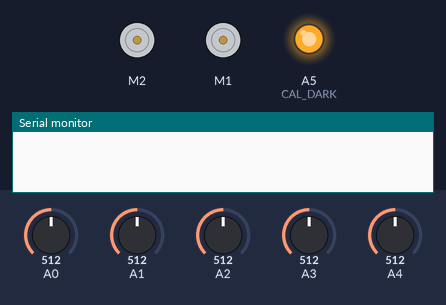
The sketch below on a simulated Arduino Uno, built with avr-gcc and run on an emulated ATmega328P. Shown: 2 × DC motor (green arrow = forward, orange = backward, longer = faster), output pins drawn as LEDs (lit = HIGH), the last lines printed to the serial monitor. Inputs (shaded band) come from the test bench; at power-on: A0 = 512, A1 = 512, A2 = 512, A3 = 512, A4 = 512.

Above: at 0.1 s.
At 3.1 s:
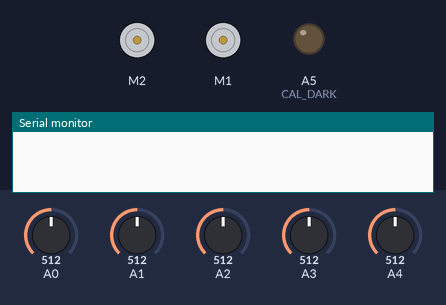
At 9.1 s:
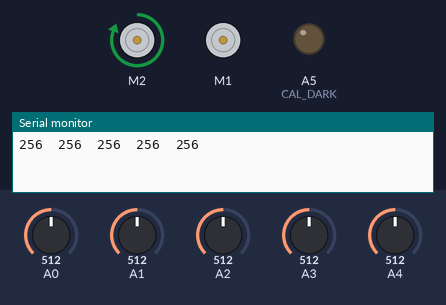
Timing chart, 0 to 10.6 s (numbered marks = the images above):
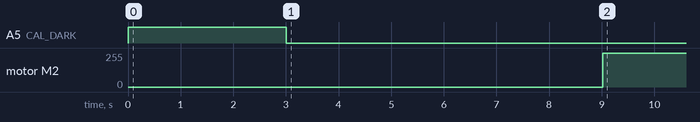

The sketch:

linefollower.ino
```cpp
#include <AFMotor.h>

AF_DCMotor leftMotor(1);
AF_DCMotor rightMotor(2);

#define M1_MAX_SPEED 255
#define M2_MAX_SPEED 255
#define M1_DEFAULT_SPEED 125
#define M2_DEFAULT_SPEED 125

#define NUM_SENSORS 5
#define BUFFER_LEN 3
#define CAL_DARK A5
#define CAL_LIGHT A5
#define D_RANGE 20
#define P_SCALE 100


unsigned buffer[NUM_SENSORS];
unsigned current[NUM_SENSORS];
unsigned last[NUM_SENSORS];
unsigned base_dark[NUM_SENSORS];
unsigned base_light[NUM_SENSORS];
int error, deriv, last_err;
long integ;
char i_buffer;
float kp = 0.17;
float kd = 1.1;
float ki = 0.05;
long time, terr = 0;
char run = 20;
int tmax = 10000;


void calibrate()
{
  digitalWrite(CAL_LIGHT, HIGH);
  delay(3000);
  bool detected;
  while (!read_sensors(0, detected));
  for (unsigned i = 0; i < NUM_SENSORS; ++i)
  {
    base_light[i] = current[i];
  }

  digitalWrite(CAL_DARK, LOW);
  delay(3000);
  while (!read_sensors(0, detected));
  for (unsigned i = 0; i < NUM_SENSORS; ++i)
  {
    base_dark[i] = current[i];
  }
}

int map(int v, int s1, int s2, int d1, int d2)
{
  float ratio = float(d2 - d1) / float(s2 - s1);
  v = int((s2 - v) * ratio) + d1;
  if (v < d1) v = d1;
  if (v > d2) v = d2;
  return v;
}

bool read_sensors(bool adj, bool& detected)
{
  bool new_read = !(i_buffer < 8);
  unsigned long avg = 0;
  unsigned sum = 0;
  if (new_read) detected = 0;
  for (unsigned i = 0; i < NUM_SENSORS; ++i)
  {
    if (new_read)
    {
      i_buffer = 0;
      last[i] = current[i];
      current[i] = (buffer[i] >> 4);
      if (adj)
      {
        current[i] = map(current[i], base_dark[i], base_light[i], 0, D_RANGE);
      }
      if (current[i] > D_RANGE / 4) detected = 1;
      sum += current[i];
      avg += long(current[i]) * (i * P_SCALE);
      buffer[i] = 0;
    }
    buffer[i] += analogRead(i);
  }
  if (detected)
  {
    last_err = error;
    error = (avg / sum) - ((NUM_SENSORS - 1) * P_SCALE) / 2;
    integ += error;
    terr += abs(error);
  }
  else integ = 0;

  ++i_buffer;
  return new_read;
}

void setup() {

  // put your setup code here, to run once:
  Serial.begin(9600);
  pinMode(A5, OUTPUT);
  set_motors(0,0);
  error = integ = i_buffer = 0;
  calibrate();
  for (unsigned i = 0; i < NUM_SENSORS; ++i)
  {
    Serial.print(base_light[i]);
    Serial.print("\t");
  }
  Serial.print("\n");
  delay(3000);
  time = millis();

}

int lastError = 0;

void loop() {

 bool detected = 0;
 if (read_sensors(1, detected))
 {
    deriv = error - last_err;
    float speed = (kp * float(error) + kd * float(deriv) + ki * float(integ));
    int speed_right = int(0.75 * float(127 - speed));
    int speed_left = int(0.75 * float(127 + speed));
    if (error < -30 && detected) speed_left = 0;
    if (error > 30 && detected) speed_right = 0;
    set_motors(speed_left,speed_right);
 }
}

void set_motors(int motor1speed, int motor2speed)
{
  if (motor1speed > M1_MAX_SPEED ) motor1speed = M1_MAX_SPEED; // limit top speed
  if (motor2speed > M2_MAX_SPEED ) motor2speed = M2_MAX_SPEED; // limit top speed
  if (motor1speed < 0) motor1speed = 0; // keep motor above 0
  if (motor2speed < 0) motor2speed = 0; // keep motor speed above 0
  rightMotor.setSpeed(motor1speed);     // set motor speed
  leftMotor.setSpeed(motor2speed);     // set motor speed
  rightMotor.run(FORWARD);
  leftMotor.run(BACKWARD);
}
```

Measured:
- by itself, motor M2: stopped → forward 255/255 at 9.0 s
